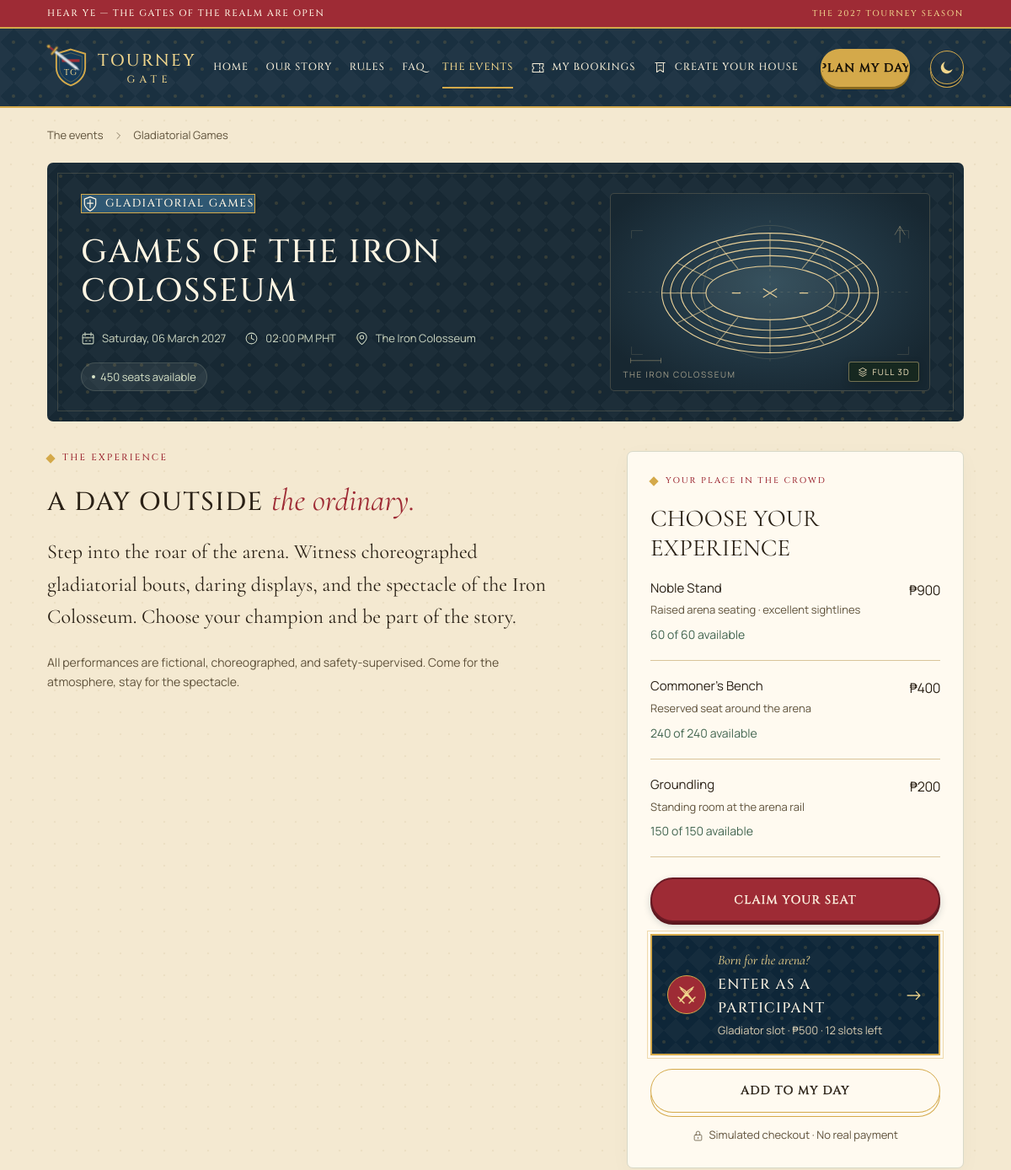
Before: /events/iron-colosseum (upper part) with the older database file.
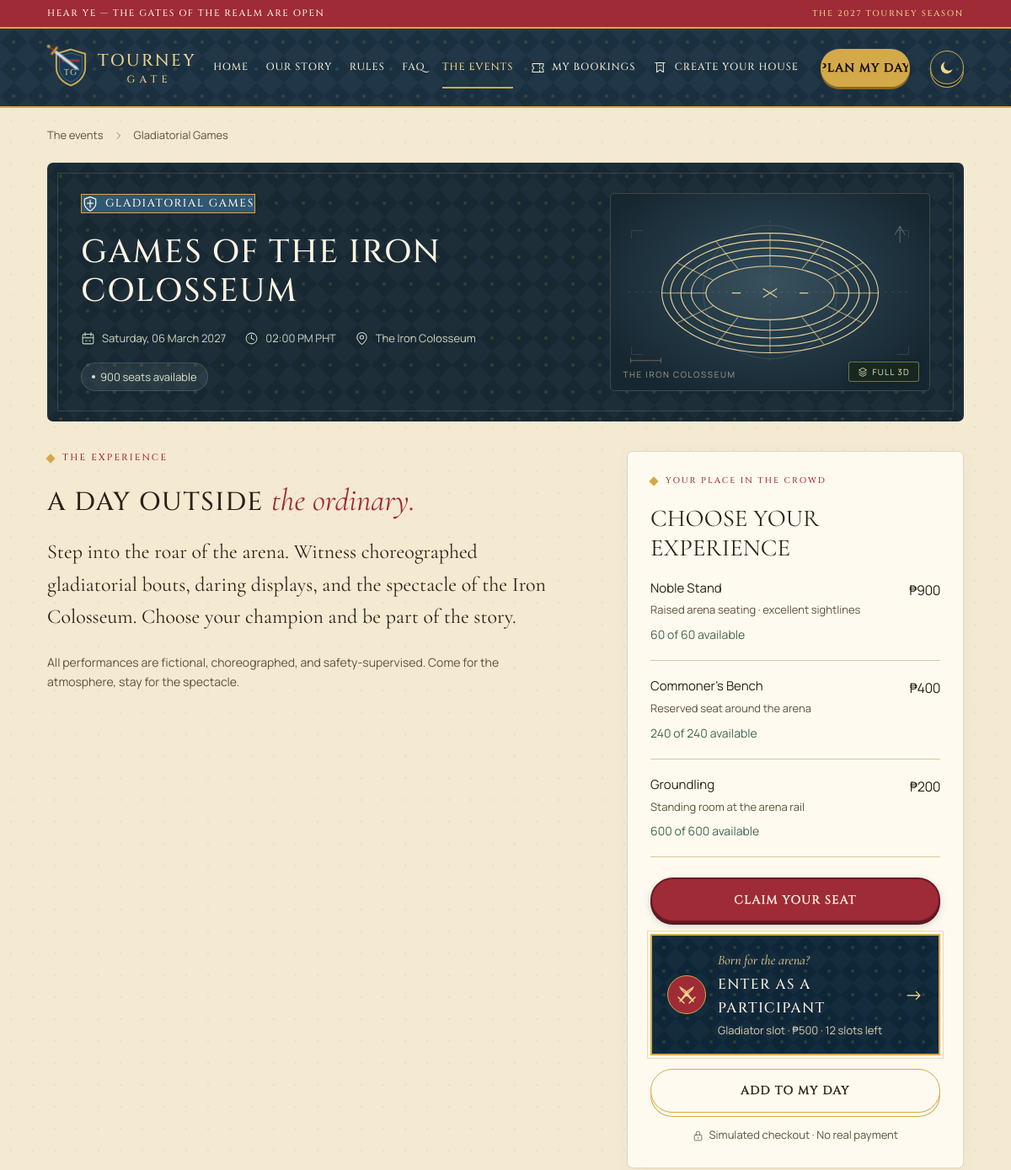
After: the same page with the newer database file.
### tables this page shows
CREATE TABLE events (
 id INTEGER PRIMARY KEY, venue_id INTEGER NOT NULL REFERENCES venues(id),
 title TEXT NOT NULL, slug TEXT NOT NULL UNIQUE, category TEXT NOT NULL,
 description TEXT NOT NULL, image TEXT NOT NULL DEFAULT 'joust',
 start_at INTEGER NOT NULL, end_at INTEGER NOT NULL CHECK(end_at > start_at),
 schedule TEXT NOT NULL DEFAULT '[]', status TEXT NOT NULL DEFAULT 'upcoming'
 CHECK(status IN ('upcoming','cancelled'))
);

CREATE TABLE venues (
 id INTEGER PRIMARY KEY, name TEXT NOT NULL, location TEXT NOT NULL,
 layout_type TEXT NOT NULL CHECK(layout_type IN ('stands','arena','tables','open'))
);

CREATE TABLE ticket_tiers (
 id INTEGER PRIMARY KEY, event_id INTEGER NOT NULL REFERENCES events(id),
 name TEXT NOT NULL, kind TEXT NOT NULL CHECK(kind IN ('seated','counted','participant')),
 price INTEGER NOT NULL CHECK(price >= 0), capacity INTEGER NOT NULL CHECK(capacity >= 0),
 remaining INTEGER NOT NULL CHECK(remaining >= 0 AND remaining <= capacity),
 max_per_order INTEGER NOT NULL DEFAULT 8 CHECK(max_per_order BETWEEN 1 AND 8),
 perks TEXT NOT NULL DEFAULT ''
);

### app.py (the view)
    @app.get('/events/<slug>')
    def event_page(slug):
        with transaction() as db:
            event = event_by_slug(db,slug)
        return render_template('event.html',event=event)

### db.py (called while the page is built)
def now():
    return int(time.time())

def get_db():
    if 'db' not in g:
        g.db = sqlite3.connect(current_app.config['DATABASE'], timeout=15, isolation_level=None)
        g.db.row_factory = sqlite3.Row
        g.db.execute('PRAGMA foreign_keys = ON')
        g.db.execute('PRAGMA busy_timeout = 15000')
        g.db.execute(HOUSE_SCHEMA)
        g.db.execute(GATE_SCHEMA)
    return g.db

def expire_holds(db):
    timestamp = now()
    db.execute("UPDATE seats SET status='available', booking_id=NULL WHERE status='held' AND booking_id IN (SELECT id FROM bookings WHERE status='pending' AND expires_at<=?)", (timestamp,))
    db.execute("UPDATE bookings SET status='expired' WHERE status='pending' AND expires_at<=?", (timestamp,))

@contextmanager
def transaction():
    db = get_db()
    db.execute('BEGIN IMMEDIATE')
    try:
        expire_holds(db)
        yield db
        db.execute('COMMIT')
    except BaseException:
        db.execute('ROLLBACK')
        raise

### inventory.py (called while the page is built)
def require(value, message, status=400):
    if not value:
        raise BookingError(message, status)

def tiers_for(db, event_id):
    rows = db.execute('''SELECT t.*, COALESCE((SELECT SUM(i.quantity) FROM booking_items i
        JOIN bookings b ON b.id=i.booking_id WHERE i.tier_id=t.id AND b.status='pending'),0) held
        FROM ticket_tiers t WHERE t.event_id=? ORDER BY t.id''', (event_id,)).fetchall()
    return [dict(row, available=row['remaining'] - row['held'], sold=row['capacity'] - row['remaining']) for row in rows]

### templates/event.html (shortened to what this page needs)
{% extends 'base.html' %}{% from 'macros.html' import event_icon, badge %}{% from 'venue_art.html' import venue_art %}{% from 'glimpses.html' import glimpses %}
{% block title %}{{ event.title }} · Tourney Gate{% endblock %}{% block page %}event{% endblock %}
{% block content %}
{% set v3d = venue_3d_key(event) %}
<div class="container breadcrumb"><a href="/events">The events</a>{{ icon('chevron') }}<span>{{ event.category }}</span></div>
<section class="event-heading container" data-category="{{ event.category }}"><div class="event-heading-copy"><span class="category-label">{{ event_icon(event) }} {{ event.category }}</span><h1>{{ event.title }}</h1><div class="event-meta"><span>{{ icon('calendar') }} {{ event.start_at|date('%A, %d %B %Y') }}</span><span>{{ icon('clock') }} {{ event.start_at|date('%I:%M %p') }} PHT</span><span>{{ icon('pin') }} {{ event.venue }}</span></div>{{ badge(event) }}</div><div class="event-emblem emblem-{{ event.image }}{% if v3d %} has-3d{% endif %}"{% if v3d %} data-venue-theme="{{ v3d }}"{% endif %}>{% if v3d %}<div class="venue-3d-stage" data-venue-3d="{{ v3d }}" data-venue-mode="emblem" aria-label="Interactive 3D venue model of {{ event.venue }}"></div>{% endif %}{{ venue_art(event) }}<span>{{ event.venue }}</span>{% if v3d %}<button type="button" class="venue-3d-trigger" data-open-3d="{{ v3d }}" data-open-3d-title="{{ event.title }}" aria-label="Expand 3D venue model"><svg viewBox="0 0 24 24" aria-hidden="true"><path d="M12 3 3 8l9 5 9-5-9-5ZM3 13l9 5 9-5M3 18l9 5 9-5"/></svg>Full 3D</button>{% endif %}</div></section>
<section class="container detail-layout"><div class="detail-content"><div class="detail-block reveal"><p class="eyebrow">THE EXPERIENCE</p><h2>A day outside <em>the ordinary.</em></h2><p class="large-serif">{{ event.description }}</p><p class="muted">All performances are fictional, choreographed, and safety-supervised. Come for the atmosphere, stay for the spectacle.</p></div></div>
<div class="detail-side"><aside class="booking-panel" data-event-id="{{ event.id }}"><p class="eyebrow">YOUR PLACE IN THE CROWD</p><h2>Choose your experience</h2><div class="tier-list">{% for tier in event.tiers if tier.kind!='participant' %}<div class="tier-option"><div><h3>{{ tier.name }}</h3><p>{{ tier.perks }}</p><span class="tier-stock" data-tier-stock="{{ tier.id }}">{{ tier|stock }}</span></div><strong>{{ tier.price|money }}</strong></div>{% endfor %}</div>{% if event.status=='upcoming' and event.available>0 and event.start_at>event.server_time %}<a class="button full" href="/events/{{ event.slug }}/seats">Claim your seat</a>{% else %}<button class="button full" disabled>{{ 'Cancelled' if event.status=='cancelled' else 'Event ended' if event.status=='past' else 'Booking closed' if event.start_at<=event.server_time else 'Sold out' if event.spectator_remaining==0 else 'Temporarily unavailable' }}</button>{% endif %}{% set ptier = event.tiers|selectattr('kind','equalto','participant')|first %}{% if ptier and event.status!='cancelled' and event.start_at>event.server_time %}<a class="participant-callout" href="/events/{{ event.slug }}/participate"><span class="participant-callout-icon" aria-hidden="true">{{ icon('swords') }}</span><span class="participant-callout-copy"><span class="participant-callout-kicker">Born for the arena?</span><strong>Enter as a participant</strong><span class="participant-callout-meta">{{ ptier.name }} · {{ ptier.price|money }} · {% if ptier.remaining %}{{ ptier.remaining }} slot{{ 's' if ptier.remaining!=1 }} left{% else %}Slots full{% endif %}</span></span><span class="participant-callout-arrow" aria-hidden="true">→</span></a>{% endif %}{% if event.status!='cancelled' and event.start_at>event.server_time %}<form class="detail-plan-form" method="post" action="/itinerary/add"><input type="hidden" name="csrf_token" value="{{ csrf_token }}"><input type="hidden" name="event_id" value="{{ event.id }}"><button type="submit" class="button button-outline full">{{ 'Saved to my day · View plan' if event.id in planned_ids else 'Add to my day' }}</button></form>{% endif %}<p class="booking-note">{{ icon('lock') }} Simulated checkout · No real payment</p></aside>{{ glimpses(event) }}</div></section>
{% endblock %}{% block scripts %}<script id="event-data" type="application/json">{{ event|tojson }}</script><script src="{{ url_for('static',filename='js/glimpses.js') }}" defer></script>{% endblock %}

### templates/base.html (shortened to what this page needs)
{% from 'house-badge.html' import house_badge %}
{% macro icon(name, cls='') -%}<svg class="icon {{ cls }}" aria-hidden="true"><use href="#i-{{ name }}"></use></svg>{%- endmacro %}
{% macro crest(uid='crest', sword=True) -%}<svg class="crest" viewBox="0 0 84 96" aria-hidden="true">{% if sword %}<defs><clipPath id="sheath-{{ uid }}"><rect x="-40" y="-20" width="112" height="40"/></clipPath></defs>{% endif %}<path d="M42 3 78 14v34c0 22-16 38-36 45C22 86 6 70 6 48V14Z" fill="#163a57" stroke="#d4a94a" stroke-width="4"/><path d="M42 12 70 20v28c0 17-12 30-28 36-16-6-28-19-28-36V20Z" fill="none" stroke="#d4a94a" stroke-width="1.2" opacity=".6"/><path d="M20 31h44" stroke="#9e2b35" stroke-width="7"/><text x="42" y="67" text-anchor="middle" font-family="Cinzel, Georgia, serif" font-size="21" font-weight="700" fill="#f0d58c">TG</text>{% if sword %}<g transform="translate(8 12) rotate(38)" clip-path="url(#sheath-{{ uid }})"><g class="crest-sword-draw"><g class="crest-sword-flourish"><path d="M-6.5-3.6H60L70 0 60 3.6H-6.5Z" fill="#e8edf1" stroke="#7d909e" stroke-width=".9"/><path d="M-4 0H56" stroke="#a9b8c3" stroke-width=".9"/><rect class="crest-glint" x="48" y="-2.6" width="12" height="5.2" rx="2.6" fill="#fff"/><rect x="-11.5" y="-12.5" width="5" height="25" rx="2.2" fill="#d4a94a" stroke="#7a5b1c" stroke-width=".7"/><rect x="-24" y="-2.3" width="12.5" height="4.6" rx="1" fill="#9e2b35"/><circle cx="-27" cy="0" r="4" fill="#d4a94a" stroke="#7a5b1c" stroke-width=".7"/></g></g></g>{% endif %}</svg>{%- endmacro %}
<!DOCTYPE html>
<html lang="en">
<head>
  <link rel="stylesheet" href="{{ url_for('static',filename='css/style.css') }}">
  <link rel="stylesheet" href="{{ url_for('static',filename='css/booking-readability.css') }}">
  <link rel="stylesheet" href="{{ url_for('static',filename='css/motion.css') }}">
  <link rel="stylesheet" href="{{ url_for('static',filename='css/visual.css') }}">
  <link rel="stylesheet" href="{{ url_for('static',filename='css/faire.css') }}">
  <link rel="stylesheet" href="{{ url_for('static',filename='css/venue3d.css') }}">
  <link rel="stylesheet" href="{{ url_for('static',filename='css/house.css') }}">
  <link rel="stylesheet" href="{{ url_for('static',filename='css/itinerary.css') }}">
  <link rel="stylesheet" href="{{ url_for('static',filename='css/faire-polish.css') }}">
  <link rel="stylesheet" href="{{ url_for('static',filename='css/faire-dark.css') }}">
  <link rel="stylesheet" href="{{ url_for('static',filename='css/accessibility.css') }}">
</head>
<body data-page="{% block page %}default{% endblock %}">
<div class="announcement"><span>Hear ye — the gates of the realm are open</span><span class="announcement-season">The 2027 tourney season</span></div>
<header class="site-header">
 <div class="header-inner">
  <a class="brand" href="/" aria-label="Tourney Gate home">{{ crest('header') }}<span>TOURNEY<span class="brand-second">GATE</span></span></a>
  <nav id="navigation" aria-label="Main navigation">
   <a href="/" {% if request.path=='/' %}aria-current="page"{% endif %}>Home</a>
   <a href="/#about">Our story</a>
   <a href="/#rules">Rules</a>
   <a href="/#faq">FAQ</a>
   <a href="/events" {% if request.path.startswith('/events') %}aria-current="page"{% endif %}>The events</a>
   <a href="/bookings" {% if request.path=='/bookings' %}aria-current="page"{% endif %}>{{ icon('ticket') }} My bookings</a>
   <a href="/house" {% if request.path=='/house' %}aria-current="page"{% endif %}>{{ icon('banner') }} {{ 'Your House' if current_house else 'Create Your House' }}</a>
  </nav>
  <a class="button button-small header-cta" href="/itinerary">Plan my day{% if planned_ids %} ({{ planned_ids|length }}){% endif %}</a>
  <button type="button" class="theme-toggle" data-theme-toggle aria-pressed="false" aria-label="Dark mode" title="Dark mode"><svg class="theme-icon theme-icon-moon" viewBox="0 0 24 24" aria-hidden="true"><path d="M20 14.5A8.5 8.5 0 1 1 9.5 4a7 7 0 0 0 10.5 10.5Z"/></svg></button>
 </div>
</header>
<main id="main">{% block content %}{% endblock %}</main>
</body></html>

### templates/macros.html (shortened to what this page needs)
{% from 'base.html' import icon %}
{% from 'venue_art.html' import venue_art %}
{% macro event_icon(event) %}{{ icon({'Joust':'swords','Gladiatorial Games':'shield','Archery Contest':'bow','Feast':'cup','Grand Melee':'swords'}.get(event.category,'crown')) }}{% endmacro %}
{% macro badge(event) %}<span class="availability {% if event.available==0 %}unavailable{% elif event.available<=event.capacity*0.1 %}few{% endif %}" data-event-count="{{ event.id }}">{% if event.status=='cancelled' %}Cancelled{% elif event.status=='past' %}Event ended{% elif event.status=='sold_out' or event.spectator_remaining==0 %}Sold out{% elif event.available==0 %}Temporarily unavailable{% elif event.available<=event.capacity*0.1 %}Few left · {{ event.available }} seats{% else %}{{ event.available }} seats available{% endif %}</span>{% endmacro %}

### static/css/booking-readability.css (style rules this page uses)
.site-header nav>a { font-size: .875rem; }
.button,.button-small,.category-tab,.underlined-link,.text-button { font-size: .875rem; }
.category-label,.availability,.card-venue,.card-action,.from-price,.tier-stock, .tier-option p,.tier-option h3,.tier-option>strong { font-size: .875rem; }
.availability { max-width: 175px; }
.event-meta,.booking-note,.map-live,.booking-top>p:last-child,.selection-summary>.muted, .map-help,.map-foot,.map-foot .underlined-link { font-size: .875rem; }

### static/css/motion.css (style rules this page uses)
:root { --motion-ease: cubic-bezier(.19,1,.22,1); --gold-bright: #dfc187; }
.site-header { position: sticky; top: 0; background: #f7f4ecf5; backdrop-filter: blur(16px); transition: box-shadow .35s, border-color .35s; }
.button { transition: transform .35s var(--motion-ease), box-shadow .35s, background .3s; }
.booking-panel,.selection-summary,.order-summary { box-shadow: 0 4px 0 #e9e5d8; border-top: 3px solid #aa8951; }
.event-emblem { background: radial-gradient(circle,#c5ab6510,transparent 65%); }

### static/css/visual.css (style rules this page uses)
:root { --surface-radius: 7px; --surface-shadow: 0 6px 24px #26382c08; }
.button { border-radius: 3px; }
.panel,.map-panel,.selection-summary,.booking-panel,.order-summary { border-radius: var(--surface-radius); }
.site-header nav>a { color: #62675e; }
.site-header nav>a[aria-current],.site-header nav>a:hover { color: var(--wine); }
.announcement { letter-spacing: .04em; }
.availability { max-width: none; border-radius: 30px; padding: 6px 10px; background: #eaf0e5; font-size: .875rem; line-height: 1.4; color: #49634b; }
.breadcrumb { font-size: .8125rem; padding-block: 22px; }
.event-heading { position: relative; isolation: isolate; display: grid; grid-template-columns: 1.55fr 1fr; gap: 40px; min-height: 290px; padding: 36px 40px; background: #263e31; color: #f3edde; border: 0; border-radius: var(--surface-radius); overflow: hidden; }
.event-heading::before { content: ''; position: absolute; inset: 12px; border: 1px solid #d6c08c30; pointer-events: none; }
.event-heading[data-category="Gladiatorial Games"] { background: #253c49; }
.event-heading h1 { font-size: clamp(2.2rem,3.2vw,3.1rem); margin-top: 18px; }
.event-heading .category-label { color: #ddc28a; font-size: .8125rem; }
.event-heading .event-meta { color: #ccd7c3; gap: 15px 22px; font-size: .8125rem; margin-block: 22px 17px; }
.event-heading .availability { background: #f3f1de13; color: #d8e3c8; padding: 7px 12px; border: 1px solid #e2e7cb26; }
.event-emblem { display: flex; justify-content: center; height: auto; min-height: 210px; background: none; color: #dfc38a; gap: 10px; }
.event-emblem>span { font-size: .625rem; letter-spacing: .16em; color: #e6d7b4aa; text-transform: uppercase; }
.detail-layout { padding-top: 35px; }
.detail-block .eyebrow { font-size: .6875rem; }
.detail-block h2 { font-size: 1.9rem; }
.booking-panel { padding: 27px; box-shadow: var(--surface-shadow); border: 1px solid #d7d8c8; }
.booking-panel h2 { font-size: 1.8rem; }
.tier-option { padding: 19px 0; }
.tier-option h3 { font-size: .9375rem; }
.tier-option>strong { font-size: 1rem; letter-spacing: -.03em; }
.tier-option p { font-size: .8125rem; line-height: 1.6; }
.tier-stock { font-size: .875rem; }
.booking-note { font-size: .8125rem; }

### static/css/itinerary.css (style rules this page uses)
.detail-plan-form { margin-top:16px }

### static/css/faire-dark.css (style rules this page uses)
.theme-toggle { flex: none; display: grid; place-items: center; width: 40px; height: 40px; margin-left: 4px; padding: 0; border: 1px solid var(--gilt); border-radius: 50%; background: transparent; color: var(--gilt-pale); cursor: pointer; transition: background-color .2s ease, transform .3s ease; }
.theme-icon { width: 20px; height: 20px; fill: none; stroke: currentColor; stroke-width: 1.8; stroke-linecap: round; stroke-linejoin: round; }
.theme-icon-moon { fill: currentColor; stroke: none; }

Changed rows visible on the page:
changed ticket_tiers "Groundling": tier "150 of 150 available" → "600 of 600 available"
Other visible differences:
{{ event.available }}: "450" → "900"
